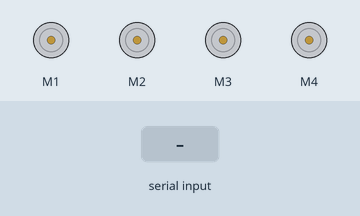
The sketch below on a simulated Arduino Uno, built with avr-gcc and run on an emulated ATmega328P. Parts: 4 × DC motor (green arrow = forward, orange = backward, longer = faster). The inputs (shaded band) are chosen by the test bench.

Above: at 1.2 s.
1.3 s: "FORWARD" received over the second serial link
At 2.7 s:
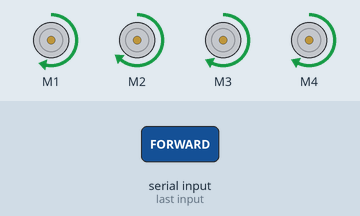
3.1 s: "BACKWARD" received over the second serial link
At 4.7 s:
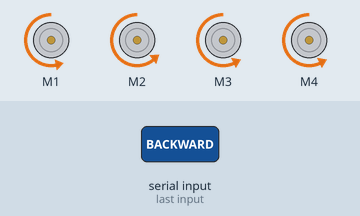
5.0 s: "LEFT" received over the second serial link
At 6.0 s:
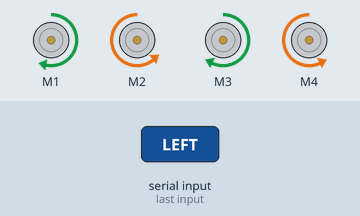
6.7 s: "RIGHT" received over the second serial link
At 8.0 s:
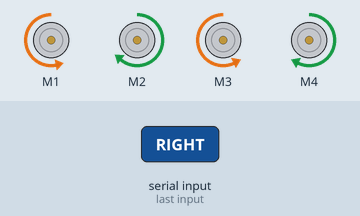
8.4 s: "FORWARDLEFT" received over the second serial link
At 9.5 s:
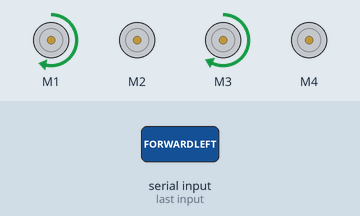
10.4 s: "FORWARDRIGHT" received over the second serial link
At 11.7 s:
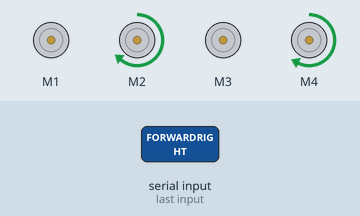
Timing chart, 0 to 13.4 s (numbered marks = the images above; inputs shaded):
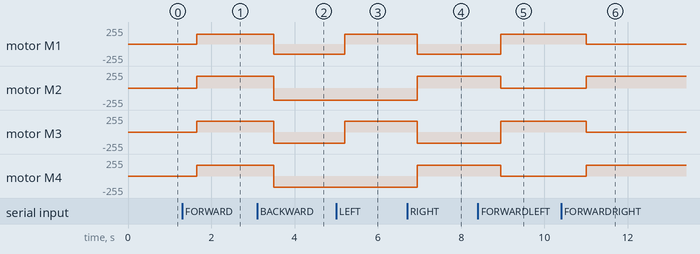

Measured:
- after the input at 1.3 s, motor M1: stopped → forward 150/255 after 0.35 s; motor M2: stopped → forward 180/255 after 0.35 s; motor M3, motor M4: stopped → forward 165/255 after 0.35 s
- after the input at 3.1 s, motor M1: forward 150/255 → backward 150/255 after 0.40 s; motor M2: forward 180/255 → backward 180/255 after 0.40 s; motor M3, motor M4: forward 165/255 → backward 165/255 after 0.40 s
- after the input at 5.0 s, motor M1: backward 150/255 → forward 150/255 after 0.20 s; motor M3: backward 165/255 → forward 165/255 after 0.20 s
- after the input at 6.7 s, motor M1: forward 150/255 → backward 150/255 after 0.25 s; motor M2: backward 180/255 → forward 180/255 after 0.25 s; motor M3: forward 165/255 → backward 165/255 after 0.25 s; motor M4: backward 165/255 → forward 165/255 after 0.25 s
- after the input at 8.4 s, motor M1: backward 150/255 → forward 150/255 after 0.55 s; motor M2: forward 180/255 → stopped after 0.55 s; motor M3: backward 165/255 → forward 165/255 after 0.55 s; motor M4: forward 165/255 → stopped after 0.55 s
- after the input at 10.4 s, motor M1: forward 150/255 → stopped after 0.60 s; motor M2: stopped → forward 180/255 after 0.60 s; motor M3: forward 165/255 → stopped after 0.60 s; motor M4: stopped → forward 165/255 after 0.60 s

The sketch:

DC_wheel_base.ino
```cpp
#include <AFMotor.h>   //Download and Install AFMotor.h Library
#include <SoftwareSerial.h>

SoftwareSerial mySerial(9,10);      //bluetooth serial;
/*9 is RX, servo 2
10 is TX, servo 1
also remember that during code upload remove the rx pin or pin 9 also power jumper*/

AF_DCMotor motor1(1); //Front Left Wheel
AF_DCMotor motor2(2); //Back Left Wheel
AF_DCMotor motor3(3); //Back Right Wheel
AF_DCMotor motor4(4); //Front Right Wheel

String readString;

void setup() {
  mySerial.begin(9600);
  motor1.setSpeed(150);   //Set Motor Speed
  motor2.setSpeed(180);
  motor3.setSpeed(165);
  motor4.setSpeed(165);

}

void loop() {
  while(mySerial.available()){
    delay(50);
    char c=mySerial.read();
    readString+=c;
  }
  if(readString.length()>0){
    Serial.println(readString);

    if (readString =="FORWARD")      // MOVE FORWARD
    forward();

    if (readString =="BACKWARD")     // MOVE BACKWARD
    backward();

    if (readString =="LEFT")     // MOVE LEFT SIDE
    left();

    if (readString =="RIGHT")     // MOVE RIGHT SIDE
    right();

    if (readString =="FORWARDLEFT")     // MOVE FORWARD LEFT
    forwardLeft();

    if (readString =="FORWARDRIGHT")     // MOVE FORWARD RIGHT
    forwardRight();

    if (readString =="BACKWARDLEFT")     // MOVE BACKWARD LEFT
    backwardLeft();

    if (readString =="BACKWARDRIGHT")     // MOVE BACKWARD RIGHT
    backwardRight();

    if (readString =="ROTATELEFT")     // ROTATE LEFT SIDE
    rotateLeft();

    if (readString =="ROTATERIGHT")     // ROTATE RIGHT SIDE
    rotateRight();

    if (readString =="STOP"){     // STOP
    stop();
    }

    readString="";
  }
}


void forward(void){
  motor4.run(FORWARD);
  motor1.run(FORWARD);
  motor2.run(FORWARD);
  motor3.run(FORWARD);
}

void backward(void){

  motor4.run(BACKWARD);
  motor1.run(BACKWARD);
  motor2.run(BACKWARD);
  motor3.run(BACKWARD);
}

void right(void){

  motor4.run(FORWARD);
  motor1.run(BACKWARD);
  motor2.run(FORWARD);
  motor3.run(BACKWARD);

}

void left(void){

  motor4.run(BACKWARD);
  motor1.run(FORWARD);
  motor2.run(BACKWARD);
  motor3.run(FORWARD);

}

void forwardRight(void){

  motor4.run(FORWARD);
  motor1.run(RELEASE);
  motor2.run(FORWARD);
  motor3.run(RELEASE);

}

void forwardLeft(void){

  motor4.run(RELEASE);
  motor1.run(FORWARD);
  motor2.run(RELEASE);
  motor3.run(FORWARD);

}

void backwardLeft(void){

  motor4.run(BACKWARD);
  motor1.run(RELEASE);
  motor2.run(BACKWARD);
  motor3.run(RELEASE);

}

void backwardRight(void){

  motor4.run(RELEASE);
  motor1.run(BACKWARD);
  motor2.run(RELEASE);
  motor3.run(BACKWARD);

}

void rotateRight(void){

  motor4.run (FORWARD);
  motor1.run (BACKWARD);
  motor2.run (BACKWARD);
  motor3.run (FORWARD);

}

void rotateLeft(void){

  motor4.run (BACKWARD);
  motor1.run (FORWARD);
  motor2.run (FORWARD);
  motor3.run (BACKWARD);

}

void stop(void){

  motor4.run (RELEASE);
  motor1.run (RELEASE);
  motor2.run (RELEASE);
  motor3.run (RELEASE);

}
```
